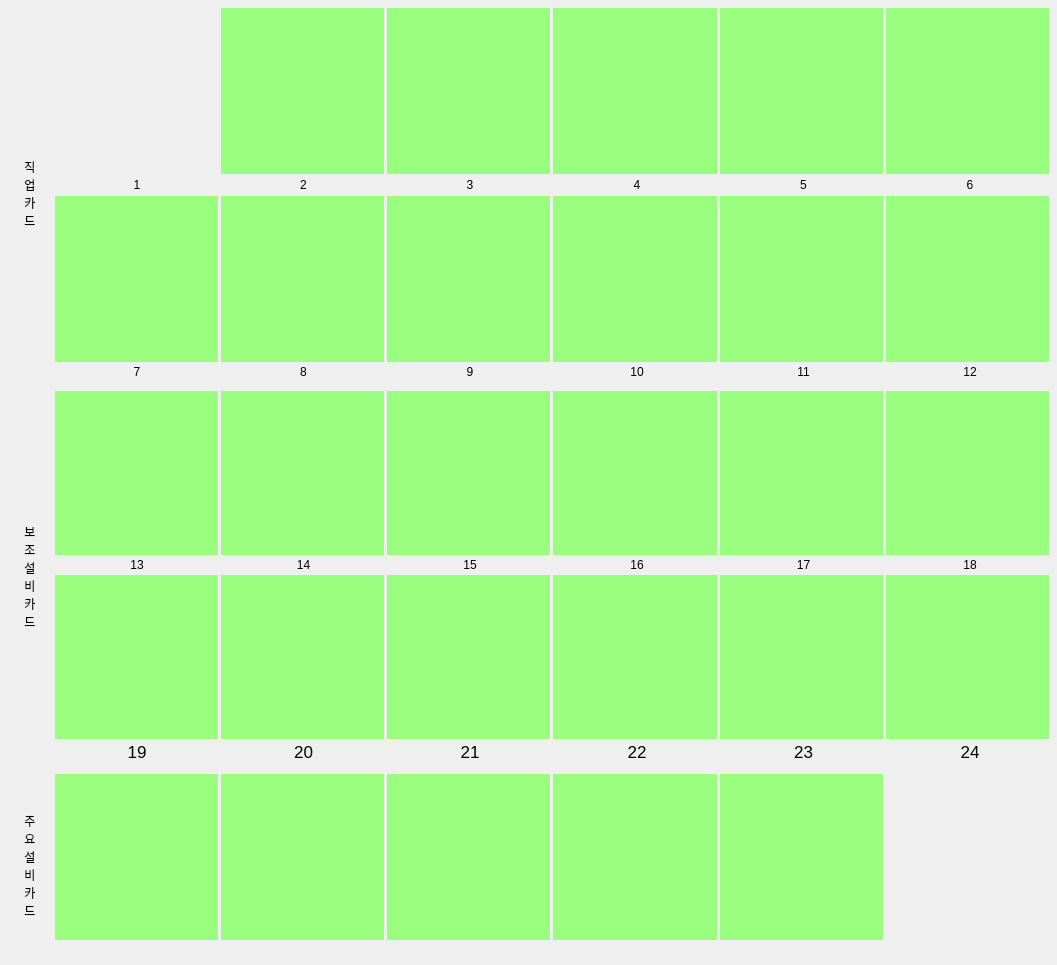
<?xml version="1.0" encoding="UTF-8"?>
<ui version="4.0">
 <class>Dialog</class>
 <widget class="QDialog" name="Dialog">
  <property name="geometry">
   <rect>
    <x>0</x>
    <y>0</y>
    <width>1057</width>
    <height>965</height>
   </rect>
  </property>
  <property name="windowTitle">
   <string>Dialog</string>
  </property>
  <layout class="QHBoxLayout" name="horizontalLayout">
   <property name="spacing">
    <number>-1</number>
   </property>
   <property name="leftMargin">
    <number>5</number>
   </property>
   <property name="topMargin">
    <number>5</number>
   </property>
   <property name="rightMargin">
    <number>5</number>
   </property>
   <property name="bottomMargin">
    <number>5</number>
   </property>
   <item>
    <layout class="QVBoxLayout" name="verticalLayout_1" stretch="2,2,1">
     <property name="spacing">
      <number>-1</number>
     </property>
     <item>
      <layout class="QHBoxLayout" name="horizontalLayout_job" stretch="1,20">
       <property name="spacing">
        <number>0</number>
       </property>
       <property name="topMargin">
        <number>3</number>
       </property>
       <property name="bottomMargin">
        <number>3</number>
       </property>
       <item>
        <widget class="QLabel" name="label_jobcard">
         <property name="text">
          <string>직
업
카
드</string>
         </property>
         <property name="alignment">
          <set>Qt::AlignCenter</set>
         </property>
        </widget>
       </item>
       <item>
        <layout class="QVBoxLayout" name="verticalLayout_job_1" stretch="10,1,10,0">
         <property name="spacing">
          <number>3</number>
         </property>
         <item>
          <layout class="QHBoxLayout" name="horizontalLayout_job_1">
           <property name="spacing">
            <number>-1</number>
           </property>
           <property name="rightMargin">
            <number>3</number>
           </property>
           <item>
            <widget class="QWidget" name="widget_job1" native="true">
             <property name="sizePolicy">
              <sizepolicy hsizetype="Minimum" vsizetype="Minimum">
               <horstretch>0</horstretch>
               <verstretch>0</verstretch>
              </sizepolicy>
             </property>
             <property name="styleSheet">
              <string notr="true">border-image: url(:/newPrefix/images/보조 설비/보조설비0.png);</string>
             </property>
            </widget>
           </item>
           <item>
            <widget class="QWidget" name="widget_job2" native="true">
             <property name="sizePolicy">
              <sizepolicy hsizetype="Minimum" vsizetype="Minimum">
               <horstretch>0</horstretch>
               <verstretch>0</verstretch>
              </sizepolicy>
             </property>
             <property name="styleSheet">
              <string notr="true">background-color: rgb(154, 255, 127);</string>
             </property>
            </widget>
           </item>
           <item>
            <widget class="QWidget" name="widget_job3" native="true">
             <property name="enabled">
              <bool>true</bool>
             </property>
             <property name="sizePolicy">
              <sizepolicy hsizetype="Minimum" vsizetype="Minimum">
               <horstretch>0</horstretch>
               <verstretch>0</verstretch>
              </sizepolicy>
             </property>
             <property name="styleSheet">
              <string notr="true">background-color: rgb(154, 255, 127);</string>
             </property>
            </widget>
           </item>
           <item>
            <widget class="QWidget" name="widget_job4" native="true">
             <property name="enabled">
              <bool>true</bool>
             </property>
             <property name="sizePolicy">
              <sizepolicy hsizetype="Minimum" vsizetype="Minimum">
               <horstretch>0</horstretch>
               <verstretch>0</verstretch>
              </sizepolicy>
             </property>
             <property name="styleSheet">
              <string notr="true">background-color: rgb(154, 255, 127);</string>
             </property>
            </widget>
           </item>
           <item>
            <widget class="QWidget" name="widget_job5" native="true">
             <property name="enabled">
              <bool>true</bool>
             </property>
             <property name="sizePolicy">
              <sizepolicy hsizetype="Minimum" vsizetype="Minimum">
               <horstretch>0</horstretch>
               <verstretch>0</verstretch>
              </sizepolicy>
             </property>
             <property name="styleSheet">
              <string notr="true">background-color: rgb(154, 255, 127);</string>
             </property>
            </widget>
           </item>
           <item>
            <widget class="QWidget" name="widget_job6" native="true">
             <property name="enabled">
              <bool>true</bool>
             </property>
             <property name="sizePolicy">
              <sizepolicy hsizetype="Minimum" vsizetype="Minimum">
               <horstretch>0</horstretch>
               <verstretch>0</verstretch>
              </sizepolicy>
             </property>
             <property name="styleSheet">
              <string notr="true">background-color: rgb(154, 255, 127);</string>
             </property>
            </widget>
           </item>
          </layout>
         </item>
         <item>
          <layout class="QHBoxLayout" name="horizontalLayout_job_2">
           <item>
            <widget class="QLabel" name="label_job1">
             <property name="text">
              <string>1</string>
             </property>
             <property name="alignment">
              <set>Qt::AlignCenter</set>
             </property>
            </widget>
           </item>
           <item>
            <widget class="QLabel" name="label_job2">
             <property name="text">
              <string>2</string>
             </property>
             <property name="alignment">
              <set>Qt::AlignCenter</set>
             </property>
            </widget>
           </item>
           <item>
            <widget class="QLabel" name="label_job3">
             <property name="text">
              <string>3</string>
             </property>
             <property name="alignment">
              <set>Qt::AlignCenter</set>
             </property>
            </widget>
           </item>
           <item>
            <widget class="QLabel" name="label_job4">
             <property name="text">
              <string>4</string>
             </property>
             <property name="alignment">
              <set>Qt::AlignCenter</set>
             </property>
            </widget>
           </item>
           <item>
            <widget class="QLabel" name="label_job5">
             <property name="text">
              <string>5</string>
             </property>
             <property name="alignment">
              <set>Qt::AlignCenter</set>
             </property>
            </widget>
           </item>
           <item>
            <widget class="QLabel" name="label_job6">
             <property name="text">
              <string>6</string>
             </property>
             <property name="alignment">
              <set>Qt::AlignCenter</set>
             </property>
            </widget>
           </item>
          </layout>
         </item>
         <item>
          <layout class="QHBoxLayout" name="horizontalLayout_job_3">
           <property name="rightMargin">
            <number>3</number>
           </property>
           <item>
            <widget class="QWidget" name="widget_job7" native="true">
             <property name="sizePolicy">
              <sizepolicy hsizetype="Minimum" vsizetype="Minimum">
               <horstretch>0</horstretch>
               <verstretch>0</verstretch>
              </sizepolicy>
             </property>
             <property name="styleSheet">
              <string notr="true">background-color: rgb(154, 255, 127);</string>
             </property>
            </widget>
           </item>
           <item>
            <widget class="QWidget" name="widget_job8" native="true">
             <property name="sizePolicy">
              <sizepolicy hsizetype="Minimum" vsizetype="Minimum">
               <horstretch>0</horstretch>
               <verstretch>0</verstretch>
              </sizepolicy>
             </property>
             <property name="styleSheet">
              <string notr="true">background-color: rgb(154, 255, 127);</string>
             </property>
            </widget>
           </item>
           <item>
            <widget class="QWidget" name="widget_job9" native="true">
             <property name="sizePolicy">
              <sizepolicy hsizetype="Minimum" vsizetype="Minimum">
               <horstretch>0</horstretch>
               <verstretch>0</verstretch>
              </sizepolicy>
             </property>
             <property name="styleSheet">
              <string notr="true">background-color: rgb(154, 255, 127);</string>
             </property>
            </widget>
           </item>
           <item>
            <widget class="QWidget" name="widget_job10" native="true">
             <property name="sizePolicy">
              <sizepolicy hsizetype="Minimum" vsizetype="Minimum">
               <horstretch>0</horstretch>
               <verstretch>0</verstretch>
              </sizepolicy>
             </property>
             <property name="styleSheet">
              <string notr="true">background-color: rgb(154, 255, 127);</string>
             </property>
            </widget>
           </item>
           <item>
            <widget class="QWidget" name="widget_job11" native="true">
             <property name="sizePolicy">
              <sizepolicy hsizetype="Minimum" vsizetype="Minimum">
               <horstretch>0</horstretch>
               <verstretch>0</verstretch>
              </sizepolicy>
             </property>
             <property name="styleSheet">
              <string notr="true">background-color: rgb(154, 255, 127);</string>
             </property>
            </widget>
           </item>
           <item>
            <widget class="QWidget" name="widget_job12" native="true">
             <property name="sizePolicy">
              <sizepolicy hsizetype="Minimum" vsizetype="Minimum">
               <horstretch>0</horstretch>
               <verstretch>0</verstretch>
              </sizepolicy>
             </property>
             <property name="styleSheet">
              <string notr="true">background-color: rgb(154, 255, 127);</string>
             </property>
            </widget>
           </item>
          </layout>
         </item>
         <item>
          <layout class="QHBoxLayout" name="horizontalLayout_job_4">
           <item>
            <widget class="QLabel" name="label_job7">
             <property name="text">
              <string>7</string>
             </property>
             <property name="alignment">
              <set>Qt::AlignCenter</set>
             </property>
            </widget>
           </item>
           <item>
            <widget class="QLabel" name="label_job8">
             <property name="text">
              <string>8</string>
             </property>
             <property name="alignment">
              <set>Qt::AlignCenter</set>
             </property>
            </widget>
           </item>
           <item>
            <widget class="QLabel" name="label_job9">
             <property name="text">
              <string>9</string>
             </property>
             <property name="alignment">
              <set>Qt::AlignCenter</set>
             </property>
            </widget>
           </item>
           <item>
            <widget class="QLabel" name="label_job10">
             <property name="text">
              <string>10</string>
             </property>
             <property name="alignment">
              <set>Qt::AlignCenter</set>
             </property>
            </widget>
           </item>
           <item>
            <widget class="QLabel" name="label_job11">
             <property name="text">
              <string>11</string>
             </property>
             <property name="alignment">
              <set>Qt::AlignCenter</set>
             </property>
            </widget>
           </item>
           <item>
            <widget class="QLabel" name="label_job12">
             <property name="text">
              <string>12</string>
             </property>
             <property name="alignment">
              <set>Qt::AlignCenter</set>
             </property>
            </widget>
           </item>
          </layout>
         </item>
        </layout>
       </item>
      </layout>
     </item>
     <item>
      <layout class="QHBoxLayout" name="horizontalLayout_sub" stretch="1,20">
       <property name="spacing">
        <number>0</number>
       </property>
       <property name="topMargin">
        <number>3</number>
       </property>
       <property name="bottomMargin">
        <number>3</number>
       </property>
       <item>
        <widget class="QLabel" name="label_subcard">
         <property name="text">
          <string>보
조
설
비
카
드</string>
         </property>
         <property name="alignment">
          <set>Qt::AlignCenter</set>
         </property>
        </widget>
       </item>
       <item>
        <layout class="QVBoxLayout" name="verticalLayout_sub_1" stretch="1,0,1,0">
         <property name="spacing">
          <number>3</number>
         </property>
         <item>
          <layout class="QHBoxLayout" name="horizontalLayout_sub_1">
           <property name="spacing">
            <number>-1</number>
           </property>
           <property name="rightMargin">
            <number>3</number>
           </property>
           <item>
            <widget class="QWidget" name="widget_sub13" native="true">
             <property name="sizePolicy">
              <sizepolicy hsizetype="Minimum" vsizetype="Minimum">
               <horstretch>0</horstretch>
               <verstretch>0</verstretch>
              </sizepolicy>
             </property>
             <property name="styleSheet">
              <string notr="true">background-color: rgb(154, 255, 127);</string>
             </property>
            </widget>
           </item>
           <item>
            <widget class="QWidget" name="widget_sub14" native="true">
             <property name="sizePolicy">
              <sizepolicy hsizetype="Minimum" vsizetype="Minimum">
               <horstretch>0</horstretch>
               <verstretch>0</verstretch>
              </sizepolicy>
             </property>
             <property name="styleSheet">
              <string notr="true">background-color: rgb(154, 255, 127);</string>
             </property>
            </widget>
           </item>
           <item>
            <widget class="QWidget" name="widget_sub15" native="true">
             <property name="enabled">
              <bool>true</bool>
             </property>
             <property name="sizePolicy">
              <sizepolicy hsizetype="Minimum" vsizetype="Minimum">
               <horstretch>0</horstretch>
               <verstretch>0</verstretch>
              </sizepolicy>
             </property>
             <property name="styleSheet">
              <string notr="true">background-color: rgb(154, 255, 127);</string>
             </property>
            </widget>
           </item>
           <item>
            <widget class="QWidget" name="widget_sub16" native="true">
             <property name="enabled">
              <bool>true</bool>
             </property>
             <property name="sizePolicy">
              <sizepolicy hsizetype="Minimum" vsizetype="Minimum">
               <horstretch>0</horstretch>
               <verstretch>0</verstretch>
              </sizepolicy>
             </property>
             <property name="styleSheet">
              <string notr="true">background-color: rgb(154, 255, 127);</string>
             </property>
            </widget>
           </item>
           <item>
            <widget class="QWidget" name="widget_sub17" native="true">
             <property name="enabled">
              <bool>true</bool>
             </property>
             <property name="sizePolicy">
              <sizepolicy hsizetype="Minimum" vsizetype="Minimum">
               <horstretch>0</horstretch>
               <verstretch>0</verstretch>
              </sizepolicy>
             </property>
             <property name="styleSheet">
              <string notr="true">background-color: rgb(154, 255, 127);</string>
             </property>
            </widget>
           </item>
           <item>
            <widget class="QWidget" name="widget_sub18" native="true">
             <property name="enabled">
              <bool>true</bool>
             </property>
             <property name="sizePolicy">
              <sizepolicy hsizetype="Minimum" vsizetype="Minimum">
               <horstretch>0</horstretch>
               <verstretch>0</verstretch>
              </sizepolicy>
             </property>
             <property name="styleSheet">
              <string notr="true">background-color: rgb(154, 255, 127);</string>
             </property>
            </widget>
           </item>
          </layout>
         </item>
         <item>
          <layout class="QHBoxLayout" name="horizontalLayout_sub_2">
           <item>
            <widget class="QLabel" name="label_sub13">
             <property name="text">
              <string>13</string>
             </property>
             <property name="alignment">
              <set>Qt::AlignCenter</set>
             </property>
            </widget>
           </item>
           <item>
            <widget class="QLabel" name="label_sub14">
             <property name="text">
              <string>14</string>
             </property>
             <property name="alignment">
              <set>Qt::AlignCenter</set>
             </property>
            </widget>
           </item>
           <item>
            <widget class="QLabel" name="label_sub15">
             <property name="text">
              <string>15</string>
             </property>
             <property name="alignment">
              <set>Qt::AlignCenter</set>
             </property>
            </widget>
           </item>
           <item>
            <widget class="QLabel" name="label_sub16">
             <property name="text">
              <string>16</string>
             </property>
             <property name="alignment">
              <set>Qt::AlignCenter</set>
             </property>
            </widget>
           </item>
           <item>
            <widget class="QLabel" name="label_sub17">
             <property name="text">
              <string>17</string>
             </property>
             <property name="alignment">
              <set>Qt::AlignCenter</set>
             </property>
            </widget>
           </item>
           <item>
            <widget class="QLabel" name="label_sub18">
             <property name="text">
              <string>18</string>
             </property>
             <property name="alignment">
              <set>Qt::AlignCenter</set>
             </property>
            </widget>
           </item>
          </layout>
         </item>
         <item>
          <layout class="QHBoxLayout" name="horizontalLayout_sub_3">
           <property name="rightMargin">
            <number>3</number>
           </property>
           <item>
            <widget class="QWidget" name="widget_sub19" native="true">
             <property name="sizePolicy">
              <sizepolicy hsizetype="Minimum" vsizetype="Minimum">
               <horstretch>0</horstretch>
               <verstretch>0</verstretch>
              </sizepolicy>
             </property>
             <property name="styleSheet">
              <string notr="true">background-color: rgb(154, 255, 127);</string>
             </property>
            </widget>
           </item>
           <item>
            <widget class="QWidget" name="widget_sub20" native="true">
             <property name="sizePolicy">
              <sizepolicy hsizetype="Minimum" vsizetype="Minimum">
               <horstretch>0</horstretch>
               <verstretch>0</verstretch>
              </sizepolicy>
             </property>
             <property name="styleSheet">
              <string notr="true">background-color: rgb(154, 255, 127);</string>
             </property>
            </widget>
           </item>
           <item>
            <widget class="QWidget" name="widget_sub21" native="true">
             <property name="sizePolicy">
              <sizepolicy hsizetype="Minimum" vsizetype="Minimum">
               <horstretch>0</horstretch>
               <verstretch>0</verstretch>
              </sizepolicy>
             </property>
             <property name="styleSheet">
              <string notr="true">background-color: rgb(154, 255, 127);</string>
             </property>
            </widget>
           </item>
           <item>
            <widget class="QWidget" name="widget_sub22" native="true">
             <property name="sizePolicy">
              <sizepolicy hsizetype="Minimum" vsizetype="Minimum">
               <horstretch>0</horstretch>
               <verstretch>0</verstretch>
              </sizepolicy>
             </property>
             <property name="styleSheet">
              <string notr="true">background-color: rgb(154, 255, 127);</string>
             </property>
            </widget>
           </item>
           <item>
            <widget class="QWidget" name="widget_sub23" native="true">
             <property name="sizePolicy">
              <sizepolicy hsizetype="Minimum" vsizetype="Minimum">
               <horstretch>0</horstretch>
               <verstretch>0</verstretch>
              </sizepolicy>
             </property>
             <property name="styleSheet">
              <string notr="true">background-color: rgb(154, 255, 127);</string>
             </property>
            </widget>
           </item>
           <item>
            <widget class="QWidget" name="widget_sub24" native="true">
             <property name="sizePolicy">
              <sizepolicy hsizetype="Minimum" vsizetype="Minimum">
               <horstretch>0</horstretch>
               <verstretch>0</verstretch>
              </sizepolicy>
             </property>
             <property name="styleSheet">
              <string notr="true">background-color: rgb(154, 255, 127);</string>
             </property>
            </widget>
           </item>
          </layout>
         </item>
         <item>
          <layout class="QHBoxLayout" name="horizontalLayout_sub_4">
           <item>
            <widget class="QLabel" name="label_sub19">
             <property name="font">
              <font>
               <pointsize>13</pointsize>
              </font>
             </property>
             <property name="text">
              <string>19</string>
             </property>
             <property name="alignment">
              <set>Qt::AlignCenter</set>
             </property>
            </widget>
           </item>
           <item>
            <widget class="QLabel" name="label_sub20">
             <property name="font">
              <font>
               <pointsize>13</pointsize>
              </font>
             </property>
             <property name="text">
              <string>20</string>
             </property>
             <property name="alignment">
              <set>Qt::AlignCenter</set>
             </property>
            </widget>
           </item>
           <item>
            <widget class="QLabel" name="label_sub21">
             <property name="font">
              <font>
               <pointsize>13</pointsize>
              </font>
             </property>
             <property name="text">
              <string>21</string>
             </property>
             <property name="alignment">
              <set>Qt::AlignCenter</set>
             </property>
            </widget>
           </item>
           <item>
            <widget class="QLabel" name="label_sub22">
             <property name="font">
              <font>
               <pointsize>13</pointsize>
              </font>
             </property>
             <property name="text">
              <string>22</string>
             </property>
             <property name="alignment">
              <set>Qt::AlignCenter</set>
             </property>
            </widget>
           </item>
           <item>
            <widget class="QLabel" name="label_sub23">
             <property name="font">
              <font>
               <pointsize>13</pointsize>
              </font>
             </property>
             <property name="text">
              <string>23</string>
             </property>
             <property name="alignment">
              <set>Qt::AlignCenter</set>
             </property>
            </widget>
           </item>
           <item>
            <widget class="QLabel" name="label_sub24">
             <property name="font">
              <font>
               <pointsize>13</pointsize>
              </font>
             </property>
             <property name="text">
              <string>24</string>
             </property>
             <property name="alignment">
              <set>Qt::AlignCenter</set>
             </property>
            </widget>
           </item>
          </layout>
         </item>
        </layout>
       </item>
      </layout>
     </item>
     <item>
      <layout class="QHBoxLayout" name="horizontalLayout_main" stretch="1,20">
       <property name="spacing">
        <number>0</number>
       </property>
       <property name="topMargin">
        <number>3</number>
       </property>
       <property name="bottomMargin">
        <number>3</number>
       </property>
       <item>
        <widget class="QLabel" name="label_maincard">
         <property name="text">
          <string>주
요
설
비
카
드</string>
         </property>
         <property name="alignment">
          <set>Qt::AlignCenter</set>
         </property>
        </widget>
       </item>
       <item>
        <layout class="QVBoxLayout" name="verticalLayout_main_1" stretch="1,0">
         <property name="spacing">
          <number>3</number>
         </property>
         <item>
          <layout class="QHBoxLayout" name="horizontalLayout_main_1">
           <property name="spacing">
            <number>-1</number>
           </property>
           <property name="rightMargin">
            <number>3</number>
           </property>
           <item>
            <widget class="QWidget" name="widget_main1" native="true">
             <property name="sizePolicy">
              <sizepolicy hsizetype="Minimum" vsizetype="Minimum">
               <horstretch>0</horstretch>
               <verstretch>0</verstretch>
              </sizepolicy>
             </property>
             <property name="styleSheet">
              <string notr="true">background-color: rgb(154, 255, 127);</string>
             </property>
            </widget>
           </item>
           <item>
            <widget class="QWidget" name="widget_main2" native="true">
             <property name="sizePolicy">
              <sizepolicy hsizetype="Minimum" vsizetype="Minimum">
               <horstretch>0</horstretch>
               <verstretch>0</verstretch>
              </sizepolicy>
             </property>
             <property name="styleSheet">
              <string notr="true">background-color: rgb(154, 255, 127);</string>
             </property>
            </widget>
           </item>
           <item>
            <widget class="QWidget" name="widget_main3" native="true">
             <property name="enabled">
              <bool>true</bool>
             </property>
             <property name="sizePolicy">
              <sizepolicy hsizetype="Minimum" vsizetype="Minimum">
               <horstretch>0</horstretch>
               <verstretch>0</verstretch>
              </sizepolicy>
             </property>
             <property name="styleSheet">
              <string notr="true">background-color: rgb(154, 255, 127);</string>
             </property>
            </widget>
           </item>
           <item>
            <widget class="QWidget" name="widget_main4" native="true">
             <property name="enabled">
              <bool>true</bool>
             </property>
             <property name="sizePolicy">
              <sizepolicy hsizetype="Minimum" vsizetype="Minimum">
               <horstretch>0</horstretch>
               <verstretch>0</verstretch>
              </sizepolicy>
             </property>
             <property name="styleSheet">
              <string notr="true">background-color: rgb(154, 255, 127);</string>
             </property>
            </widget>
           </item>
           <item>
            <widget class="QWidget" name="widget_main5" native="true">
             <property name="enabled">
              <bool>true</bool>
             </property>
             <property name="sizePolicy">
              <sizepolicy hsizetype="Minimum" vsizetype="Minimum">
               <horstretch>0</horstretch>
               <verstretch>0</verstretch>
              </sizepolicy>
             </property>
             <property name="styleSheet">
              <string notr="true">background-color: rgb(154, 255, 127);</string>
             </property>
            </widget>
           </item>
           <item>
            <widget class="QWidget" name="widget_main6_blank" native="true">
             <property name="enabled">
              <bool>true</bool>
             </property>
             <property name="sizePolicy">
              <sizepolicy hsizetype="Minimum" vsizetype="Minimum">
               <horstretch>0</horstretch>
               <verstretch>0</verstretch>
              </sizepolicy>
             </property>
             <property name="styleSheet">
              <string notr="true"/>
             </property>
            </widget>
           </item>
          </layout>
         </item>
         <item>
          <layout class="QHBoxLayout" name="horizontalLayout_main_2">
           <item>
            <widget class="QLabel" name="label_main_blank">
             <property name="text">
              <string/>
             </property>
             <property name="alignment">
              <set>Qt::AlignCenter</set>
             </property>
            </widget>
           </item>
          </layout>
         </item>
        </layout>
       </item>
      </layout>
     </item>
    </layout>
   </item>
  </layout>
 </widget>
 <resources>
  <include location="../../MyQRC.qrc"/>
 </resources>
 <connections/>
</ui>
